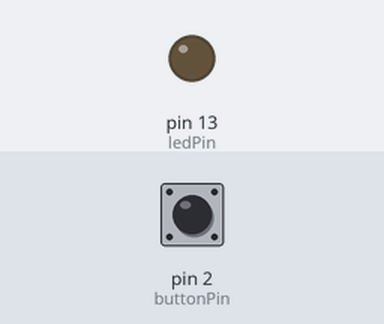
This sketch was run on a simulated Arduino Uno, built with avr-gcc and run on an emulated ATmega328P. Shown: output pins drawn as LEDs (lit = HIGH). Inputs (shaded band) come from the test bench; at power-on: pin 2 (buttonPin) HIGH.

Above: at 1.2 s.
1.3 s: pin 2 (buttonPin) pulled LOW for 0.15 s
At 1.37 s:
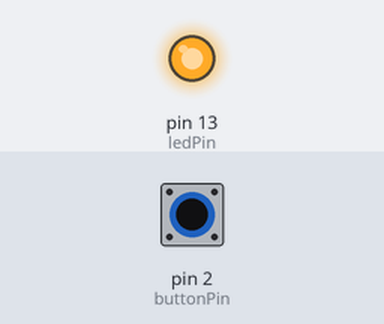
2.9 s: pin 2 (buttonPin) pulled LOW for 3.2 s
At 7.1 s:
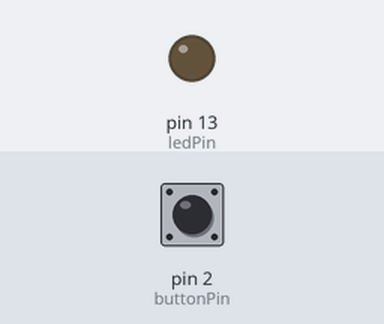
Timing chart, 0 to 8.6 s (numbered marks = the images above; inputs shaded):
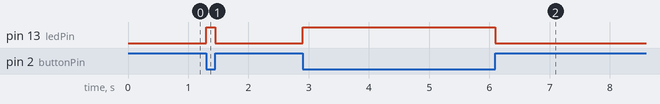

The sketch:

ex3-1.ino
```cpp
// Example 3-1. Arduino sketch for detecting a button press

// button.ino - light an LED by pressing button
// (c) BotBook.com - Karvinen, Karvinen, Valtokari

int buttonPin=2;
int ledPin=13;
int buttonStatus=LOW;

void setup()
{
  pinMode(ledPin, OUTPUT);
  pinMode(buttonPin, INPUT);
  digitalWrite(buttonPin, HIGH);  // internal pull-up
}

void loop()
{
  buttonStatus=digitalRead(buttonPin);
  if (LOW==buttonStatus) {
    digitalWrite(ledPin, HIGH);
  } else {
    digitalWrite(ledPin, LOW);
  }
}
```

Measured:
- after the input at 1.3 s, pin 13 (ledPin): LOW → HIGH at once, → LOW 0.15 s later
- after the input at 2.9 s, pin 13 (ledPin): LOW → HIGH at once, → LOW 3.2 s later
